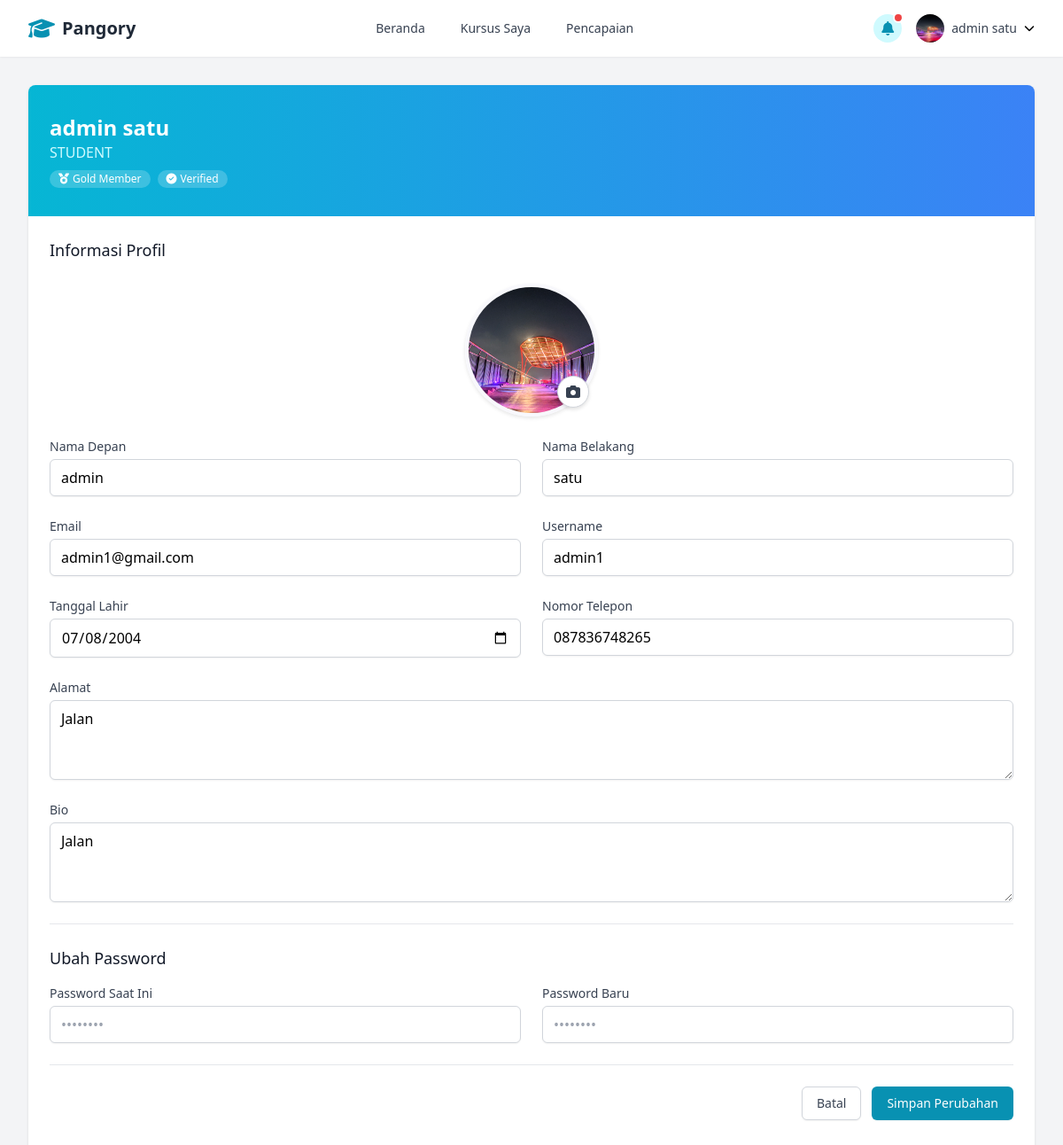
Screenshot of /userprofile/ (signed in) with the database file from the repository.
### accounts/models.py (models this page shows, shortened)
class User(AbstractUser):
    email = models.EmailField(_('email address'), unique=True)
    role = models.CharField(
        max_length=10,
        choices=UserRole.choices,
        default=UserRole.STUDENT,
    )
    USERNAME_FIELD = 'email'
    REQUIRED_FIELDS = ['username', 'first_name', 'last_name']

class UserProfile(models.Model):
    user = models.OneToOneField(User, on_delete=models.CASCADE, related_name='profile')
    bio = models.TextField(blank=True)
    avatar = models.ImageField(upload_to='avatars/', null=True, blank=True)
    date_of_birth = models.DateField(null=True, blank=True)
    phone_number = models.CharField(max_length=15, blank=True)
    address = models.TextField(blank=True)

### accounts/views.py (the view, shortened to what this page needs)
# urls.py: path('userprofile/', accounts_views.user_profile, name='user_profile'),
@login_required
def user_profile(request):
    user = request.user
    profile = user.profile
    return render(request, 'userprofile.html', {'user': user})

### templates/userprofile.html (shortened to what this page needs)
<!DOCTYPE html>
<html lang="en">
<head>
    <script src="https://cdn.tailwindcss.com"></script>
    <link rel="stylesheet" href="https://cdnjs.cloudflare.com/ajax/libs/font-awesome/6.5.0/css/all.min.css">
</head>
<body class="min-h-screen bg-gray-100">
    <nav class="bg-white shadow-sm">
        <div class="max-w-7xl mx-auto px-4 sm:px-6 lg:px-8">
            <div class="flex justify-between h-16">
                <div class="flex items-center">
                    <div class="flex-shrink-0 flex items-center">
                        <i class="fas fa-graduation-cap text-2xl text-cyan-600 mr-2"></i>
                        <span class="text-xl font-bold text-gray-800">Pangory</span>
                    </div>
                </div>
                <div class="hidden md:flex items-center space-x-4">
                    <a href="/" class="px-3 py-2 rounded-md text-sm font-medium text-gray-700 hover:text-cyan-600 transition">Beranda</a>
                    <a href="/courses/my" class="px-3 py-2 rounded-md text-sm font-medium text-gray-700 hover:text-cyan-600 transition">Kursus Saya</a>
                    <a href="#" class="px-3 py-2 rounded-md text-sm font-medium text-gray-700 hover:text-cyan-600 transition">Pencapaian</a>
                </div>
                <div class="hidden md:flex items-center space-x-4">
                    <div class="relative">
                        <button class="flex items-center space-x-2 focus:outline-none" id="notif-btn">
                            <div class="h-8 w-8 rounded-full bg-cyan-100 flex items-center justify-center">
                                <i class="fas fa-bell text-cyan-600"></i>
                            </div>
                        </button>
                        <span class="absolute top-0 right-0 block h-2 w-2 rounded-full bg-red-500 ring-2 ring-white"></span>
                    </div>
                    <div class="relative" id="profile-menu-container">
                        <button id="user-menu-button" class="flex items-center space-x-2 focus:outline-none">
                            <img class="h-8 w-8 rounded-full" src="{% if user.profile.avatar %}{{ user.profile.avatar.url }}{% else %}https://randomuser.me/api/portraits/men/32.jpg{% endif %}" alt="User profile">
                            <span class="text-sm font-medium text-gray-700">{{ user.first_name }} {{ user.last_name }}</span>
                            <i class="fas fa-chevron-down text-xs ml-1"></i>
                        </button>
                    </div>
                </div>
            </div>
        </div>
    </nav>
    <div class="max-w-7xl mx-auto px-4 sm:px-6 lg:px-8 py-8">
        <div class="bg-white shadow rounded-lg overflow-hidden">
            <div class="px-6 py-8 bg-gradient-to-r from-cyan-500 to-blue-500 text-white">
                <div class="flex flex-col md:flex-row items-center">
                    <div class="text-center md:text-left">
                        <h1 class="text-2xl font-bold">{{ user.first_name }} {{ user.last_name }}</h1>
                        <p class="text-cyan-100">{{ user.role }}</p>
                        <div class="mt-2 flex flex-wrap justify-center md:justify-start gap-2">
                            <span class="inline-flex items-center px-2.5 py-0.5 rounded-full text-xs font-medium bg-white bg-opacity-20 text-white">
                                <i class="fas fa-medal mr-1"></i> Gold Member
                            </span>
                            <span class="inline-flex items-center px-2.5 py-0.5 rounded-full text-xs font-medium bg-white bg-opacity-20 text-white">
                                <i class="fas fa-check-circle mr-1"></i> Verified
                            </span>
                        </div>
                    </div>
                </div>
            </div>
            <div class="px-6 py-6">
                <div class="mb-8">
                    <h2 class="text-lg font-medium text-gray-900 mb-4">Informasi Profil</h2>
                    <form class="space-y-6" method="post" action="{% url 'user_profile' %}" enctype="multipart/form-data">
                        <div class="flex justify-center mb-6">
                            <div class="avatar-upload">
                                <div class="avatar-edit">
                                    <label for="avatarUpload">
                                        <i class="fas fa-camera text-gray-700"></i>
                                    </label>
                                </div>
                                <div class="avatar-preview">
                                    <div id="avatarPreview" style="background-image: url('{% if user.profile.avatar %}{{ user.profile.avatar.url }}{% else %}https://randomuser.me/api/portraits/men/32.jpg{% endif %}');"></div>
                                </div>
                            </div>
                        </div>
                        <div class="grid grid-cols-1 gap-6 sm:grid-cols-2">
                            <div>
                                <label for="first_name" class="block text-sm font-medium text-gray-700">Nama Depan</label>
                                <input type="text" name="first_name" id="first_name" autocomplete="given-name"
                                    class="mt-1 block w-full border border-gray-300 rounded-md shadow-sm py-2 px-3 focus:outline-none focus:ring-cyan-500 focus:border-cyan-500"
                                    value="{{ user.first_name }}">
                            </div>
                            <div>
                                <label for="last_name" class="block text-sm font-medium text-gray-700">Nama Belakang</label>
                                <input type="text" name="last_name" id="last_name" autocomplete="family-name"
                                    class="mt-1 block w-full border border-gray-300 rounded-md shadow-sm py-2 px-3 focus:outline-none focus:ring-cyan-500 focus:border-cyan-500"
                                    value="{{ user.last_name }}">
                            </div>
                            <div>
                                <label for="email" class="block text-sm font-medium text-gray-700">Email</label>
                                <input type="email" name="email" id="email" autocomplete="email"
                                    class="mt-1 block w-full border border-gray-300 rounded-md shadow-sm py-2 px-3 focus:outline-none focus:ring-cyan-500 focus:border-cyan-500"
                                    value="{{ user.email }}" readonly>
                            </div>
                            <div>
                                <label for="username" class="block text-sm font-medium text-gray-700">Username</label>
                                <input type="text" name="username" id="username" autocomplete="username"
                                    class="mt-1 block w-full border border-gray-300 rounded-md shadow-sm py-2 px-3 focus:outline-none focus:ring-cyan-500 focus:border-cyan-500"
                                    value="{{ user.username }}" readonly>
                            </div>
                            <div>
                                <label for="dob" class="block text-sm font-medium text-gray-700">Tanggal Lahir</label>
                                <input type="date" name="dob" id="dob"
                                    class="mt-1 block w-full border border-gray-300 rounded-md shadow-sm py-2 px-3 focus:outline-none focus:ring-cyan-500 focus:border-cyan-500"
                                    value="{{ user.profile.date_of_birth|date:'Y-m-d' }}">
                            </div>
                            <div>
                                <label for="phone" class="block text-sm font-medium text-gray-700">Nomor Telepon</label>
                                <input type="tel" name="phone" id="phone" autocomplete="tel"
                                    class="mt-1 block w-full border border-gray-300 rounded-md shadow-sm py-2 px-3 focus:outline-none focus:ring-cyan-500 focus:border-cyan-500"
                                    placeholder="+62 812-3456-7890" value="{{ user.profile.phone_number }}">
                            </div>
                        </div>
                        <div>
                            <label for="address" class="block text-sm font-medium text-gray-700">Alamat</label>
                            <textarea id="address" name="address" rows="3"
                                class="mt-1 block w-full border border-gray-300 rounded-md shadow-sm py-2 px-3 focus:outline-none focus:ring-cyan-500 focus:border-cyan-500"
                                placeholder="Jl. Contoh No. 123, Jakarta">{{ user.profile.address }}</textarea>
                        </div>
                        <div>
                            <label for="bio" class="block text-sm font-medium text-gray-700">Bio</label>
                            <textarea id="bio" name="bio" rows="3"
                                class="mt-1 block w-full border border-gray-300 rounded-md shadow-sm py-2 px-3 focus:outline-none focus:ring-cyan-500 focus:border-cyan-500"
                                placeholder="Ceritakan sedikit tentang diri Anda">{{ user.profile.bio }}</textarea>
                        </div>
                        <div class="border-t border-gray-200 pt-6">
                            <h3 class="text-lg font-medium text-gray-900 mb-4">Ubah Password</h3>
                            <div class="grid grid-cols-1 gap-6 sm:grid-cols-2">
                                <div>
                                    <label for="current_password" class="block text-sm font-medium text-gray-700">Password Saat Ini</label>
                                    <input type="password" name="current_password" id="current_password"
                                        class="mt-1 block w-full border border-gray-300 rounded-md shadow-sm py-2 px-3 focus:outline-none focus:ring-cyan-500 focus:border-cyan-500"
                                        placeholder="••••••••">
                                </div>
                                <div>
                                    <label for="new_password" class="block text-sm font-medium text-gray-700">Password Baru</label>
                                    <input type="password" name="new_password" id="new_password"
                                        class="mt-1 block w-full border border-gray-300 rounded-md shadow-sm py-2 px-3 focus:outline-none focus:ring-cyan-500 focus:border-cyan-500"
                                        placeholder="••••••••">
                                </div>
                            </div>
                        </div>
                        <div class="flex justify-end space-x-3 pt-6 border-t border-gray-200">
                            <button type="button" class="bg-white py-2 px-4 border border-gray-300 rounded-md shadow-sm text-sm font-medium text-gray-700 hover:bg-gray-50 focus:outline-none focus:ring-2 focus:ring-offset-2 focus:ring-cyan-500">
                                Batal
                            </button>
                            <button type="submit" class="inline-flex justify-center py-2 px-4 border border-transparent shadow-sm text-sm font-medium rounded-md text-white bg-cyan-600 hover:bg-cyan-700 focus:outline-none focus:ring-2 focus:ring-offset-2 focus:ring-cyan-500">
                                Simpan Perubahan
                            </button>
                        </div>
                    </form>
                </div>
            </div>
        </div>
    </div>
</body>
</html>

### templates/userprofile.html (style rules this page uses)
.avatar-upload { position: relative; max-width: 150px; }
.avatar-upload .avatar-edit { position: absolute; right: 10px; bottom: 10px; z-index: 1; }
.avatar-upload .avatar-edit label { display: inline-block; width: 36px; height: 36px; margin-bottom: 0; border-radius: 100%; background: #FFFFFF; border: 1px solid #d2d6dc; box-shadow: 0px 2px 4px 0px rgba(0, 0, 0, 0.12); cursor: pointer; font-weight: normal; transition: all 0.2s ease-in-out; display: flex; align-items: center; justify-content: center; }
.avatar-upload .avatar-preview { width: 150px; height: 150px; position: relative; border-radius: 100%; border: 4px solid #F8F8FC; box-shadow: 0px 2px 4px 0px rgba(0, 0, 0, 0.1); }
.avatar-upload .avatar-preview > div { width: 100%; height: 100%; border-radius: 100%; background-size: cover; background-repeat: no-repeat; background-position: center; }

### rows the page displays
User: avatar (picture), first_name "admin", last_name "satu", role "STUDENT", email "admin1@gmail.com", username "admin1", dob "07/08/2004", phone "087836748265", address "Jalan", bio "Jalan"
